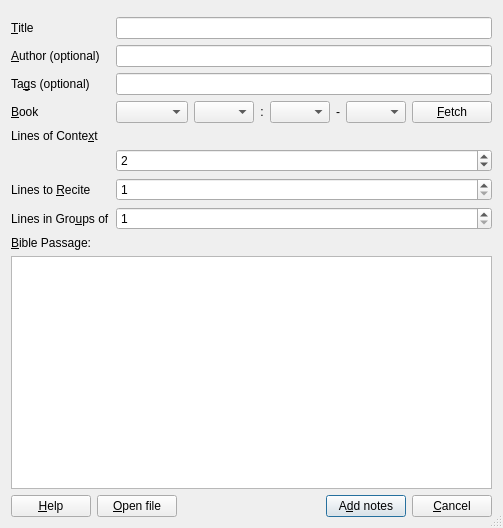
<?xml version="1.0" encoding="UTF-8"?>
<ui version="4.0">
 <class>Dialog</class>
 <widget class="QDialog" name="Dialog">
  <property name="geometry">
   <rect>
    <x>0</x>
    <y>0</y>
    <width>450</width>
    <height>528</height>
   </rect>
  </property>
  <property name="windowTitle">
   <string>LPCG – Import Bible</string>
  </property>
  <property name="sizeGripEnabled">
   <bool>true</bool>
  </property>
  <layout class="QVBoxLayout" name="verticalLayout_2">
   <item>
    <layout class="QFormLayout" name="formLayout">
     <item row="0" column="0" colspan="2">
      <widget class="QWidget" name="deckChooser" native="true"/>
     </item>
     <item row="2" column="0">
      <widget class="QLabel" name="label">
       <property name="text">
        <string>&amp;Title</string>
       </property>
       <property name="buddy">
        <cstring>titleBox</cstring>
       </property>
      </widget>
     </item>
     <item row="2" column="1">
      <widget class="QLineEdit" name="titleBox">
       <property name="text">
        <string/>
       </property>
      </widget>
     </item>
     <item row="4" column="0">
      <widget class="QLabel" name="label">
       <property name="text">
        <string>&amp;Author (optional)</string>
       </property>
       <property name="buddy">
        <cstring>authorBox</cstring>
       </property>
      </widget>
     </item>
     <item row="4" column="1">
      <widget class="QLineEdit" name="authorBox">
       <property name="text">
        <string/>
       </property>
      </widget>
     </item>
     <item row="6" column="0">
      <widget class="QLabel" name="label_3">
       <property name="text">
        <string>Ta&amp;gs (optional)</string>
       </property>
       <property name="buddy">
        <cstring>tagsBox</cstring>
       </property>
      </widget>
     </item>
     <item row="6" column="1">
      <widget class="QLineEdit" name="tagsBox"/>
     </item>
     <item row="7" column="0">
      <widget class="QLabel" name="label_7">
       <property name="text">
        <string>&amp;Book</string>
       </property>
       <property name="buddy">
        <cstring>bookCombo</cstring>
       </property>
      </widget>
     </item>
     <item row="7" column="1">
      <layout class="QHBoxLayout" name="bibleSelectionLayout">
       <item>
        <widget class="QComboBox" name="bookCombo">
         <property name="toolTip">
          <string>Select the Bible book</string>
         </property>
        </widget>
       </item>
       <item>
        <widget class="QComboBox" name="chapterCombo">
         <property name="toolTip">
          <string>Select the chapter</string>
         </property>
         <property name="minimumSize">
          <size>
           <width>60</width>
           <height>0</height>
          </size>
         </property>
        </widget>
       </item>
       <item>
        <widget class="QLabel" name="verseLabel">
         <property name="text">
          <string>:</string>
         </property>
         <property name="alignment">
          <set>Qt::AlignCenter</set>
         </property>
        </widget>
       </item>
       <item>
        <widget class="QComboBox" name="startVerseCombo">
         <property name="toolTip">
          <string>Select the starting verse</string>
         </property>
         <property name="minimumSize">
          <size>
           <width>60</width>
           <height>0</height>
          </size>
         </property>
        </widget>
       </item>
       <item>
        <widget class="QLabel" name="dashLabel">
         <property name="text">
          <string>-</string>
         </property>
         <property name="alignment">
          <set>Qt::AlignCenter</set>
         </property>
        </widget>
       </item>
       <item>
        <widget class="QComboBox" name="endVerseCombo">
         <property name="toolTip">
          <string>Select the ending verse (optional)</string>
         </property>
         <property name="minimumSize">
          <size>
           <width>60</width>
           <height>0</height>
          </size>
         </property>
        </widget>
       </item>
       <item>
        <widget class="QPushButton" name="fetchPassageButton">
         <property name="text">
          <string>&amp;Fetch</string>
         </property>
         <property name="toolTip">
          <string>Fetch the selected Bible passage</string>
         </property>
         <property name="maximumSize">
          <size>
           <width>80</width>
           <height>16777215</height>
          </size>
         </property>
        </widget>
       </item>
      </layout>
     </item>
     <item row="8" column="0">
      <widget class="QLabel" name="label_2">
       <property name="text">
        <string>Lines of Conte&amp;xt</string>
       </property>
       <property name="buddy">
        <cstring>contextLinesSpin</cstring>
       </property>
      </widget>
     </item>
     <item row="9" column="1">
      <widget class="QSpinBox" name="contextLinesSpin">
       <property name="minimumSize">
        <size>
         <width>70</width>
         <height>0</height>
        </size>
       </property>
       <property name="toolTip">
        <string>Number of context lines to show on the question side of the cards.</string>
       </property>
       <property name="minimum">
        <number>1</number>
       </property>
       <property name="maximum">
        <number>20</number>
       </property>
       <property name="value">
        <number>2</number>
       </property>
      </widget>
     </item>
     <item row="10" column="0">
      <widget class="QLabel" name="label_5">
       <property name="text">
        <string>Lines to &amp;Recite</string>
       </property>
       <property name="buddy">
        <cstring>reciteLinesSpin</cstring>
       </property>
      </widget>
     </item>
     <item row="10" column="1">
      <widget class="QSpinBox" name="reciteLinesSpin">
       <property name="toolTip">
        <string>Number of occluded lines shown on the answer side of each card.</string>
       </property>
       <property name="minimum">
        <number>1</number>
       </property>
       <property name="maximum">
        <number>10</number>
       </property>
      </widget>
     </item>
     <item row="11" column="0">
      <widget class="QLabel" name="label_4">
       <property name="text">
        <string>Lines in Gro&amp;ups of</string>
       </property>
       <property name="buddy">
        <cstring>groupLinesSpin</cstring>
       </property>
      </widget>
     </item>
     <item row="11" column="1">
      <widget class="QSpinBox" name="groupLinesSpin">
       <property name="minimum">
        <number>1</number>
       </property>
       <property name="maximum">
        <number>10</number>
       </property>
      </widget>
     </item>
    </layout>
   </item>
   <item>
    <widget class="QLabel" name="label_6">
     <property name="text">
      <string>&amp;Bible Passage:</string>
     </property>
     <property name="buddy">
      <cstring>textBox</cstring>
     </property>
    </widget>
   </item>
   <item>
    <widget class="QPlainTextEdit" name="textBox"/>
   </item>
   <item>
    <layout class="QHBoxLayout" name="horizontalLayout">
     <item>
      <widget class="QPushButton" name="helpButton">
       <property name="text">
        <string>&amp;Help</string>
       </property>
      </widget>
     </item>
     <item>
      <widget class="QPushButton" name="openFileButton">
       <property name="toolTip">
        <string>Replace the contents of the bible passage editor with a text file on your computer.</string>
       </property>
       <property name="text">
        <string>&amp;Open file</string>
       </property>
       <property name="autoDefault">
        <bool>false</bool>
       </property>
       <property name="default">
        <bool>false</bool>
       </property>
      </widget>
     </item>
     <item>
      <spacer name="horizontalSpacer">
       <property name="orientation">
        <enum>Qt::Horizontal</enum>
       </property>
       <property name="sizeHint" stdset="0">
        <size>
         <width>40</width>
         <height>20</height>
        </size>
       </property>
      </spacer>
     </item>
     <item>
      <widget class="QPushButton" name="addCardsButton">
       <property name="toolTip">
        <string>Generate notes from the text in the bible passage editor.</string>
       </property>
       <property name="text">
        <string>A&amp;dd notes</string>
       </property>
       <property name="shortcut">
        <string>Ctrl+Return</string>
       </property>
       <property name="autoDefault">
        <bool>false</bool>
       </property>
       <property name="default">
        <bool>true</bool>
       </property>
       <property name="flat">
        <bool>false</bool>
       </property>
      </widget>
     </item>
     <item>
      <widget class="QPushButton" name="cancelButton">
       <property name="text">
        <string>&amp;Cancel</string>
       </property>
       <property name="autoDefault">
        <bool>false</bool>
       </property>
      </widget>
     </item>
    </layout>
   </item>
  </layout>
 </widget>
 <tabstops>
  <tabstop>titleBox</tabstop>
  <tabstop>authorBox</tabstop>
  <tabstop>tagsBox</tabstop>
  <tabstop>bookCombo</tabstop>
  <tabstop>chapterCombo</tabstop>
  <tabstop>startVerseCombo</tabstop>
  <tabstop>endVerseCombo</tabstop>
  <tabstop>fetchPassageButton</tabstop>
  <tabstop>contextLinesSpin</tabstop>
  <tabstop>reciteLinesSpin</tabstop>
  <tabstop>groupLinesSpin</tabstop>
  <tabstop>textBox</tabstop>
  <tabstop>addCardsButton</tabstop>
  <tabstop>cancelButton</tabstop>
  <tabstop>helpButton</tabstop>
  <tabstop>openFileButton</tabstop>
 </tabstops>
 <resources/>
 <connections/>
</ui>
